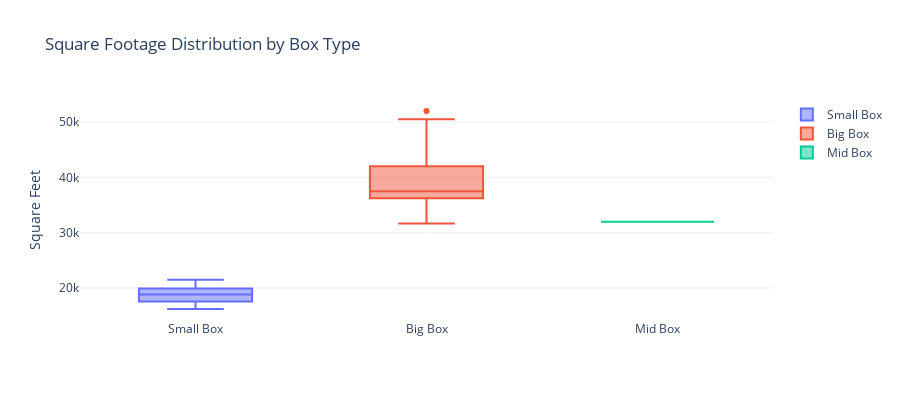

Notebook code cell kept with this figure:
### Code cell
# Average size by box type
avg_size_by_box = df.groupby('Box')['Sq_Ft'].agg(['mean', 'min', 'max']).round(0)

print('\nAverage Size by Box Type:')
display(avg_size_by_box)

# Visualization
fig = go.Figure()
for box_type in df['Box'].unique():
    box_data = df[df['Box'] == box_type]['Sq_Ft']
    fig.add_trace(go.Box(
        y=box_data,
        name=box_type
    ))

fig.update_layout(
    title='Square Footage Distribution by Box Type',
    yaxis_title='Square Feet',
    height=400,
    template='plotly_white'
)

fig.show()

### Figure 1 — Plotly figure (JSON) as saved in the notebook; plotly's stock layout.template omitted (floating-point values rounded to 4 significant figures)
{"data": [{"name": "Small Box", "type": "box", "y": [19000, 16221, 21500, 17864, 19788, 18650, 20048, 17253]}, {"name": "Big Box", "type": "box", "y": [37410, 35000, 35387, 36000, 37009, 37000, 36918, 43665, 31671, 44800, 40000, 37500, 37500, 52000, 42680, 36000, 40000, 50511, 40000]}, {"name": "Mid Box", "type": "box", "y": [32000]}], "layout": {"height": 400, "title": {"text": "Square Footage Distribution by Box Type"}, "yaxis": {"title": {"text": "Square Feet"}}}}
